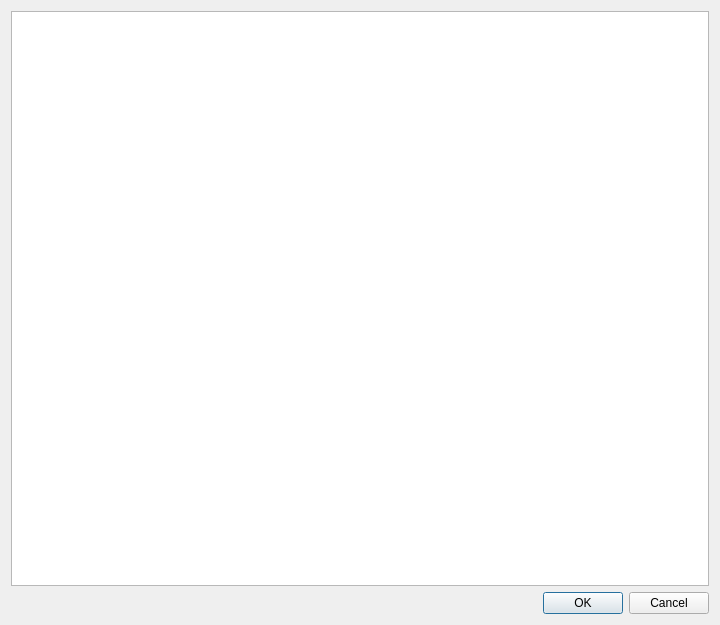
<?xml version="1.0" encoding="UTF-8"?>
<ui version="4.0">
 <class>ExportInstanceDialog</class>
 <widget class="QDialog" name="ExportInstanceDialog">
  <property name="geometry">
   <rect>
    <x>0</x>
    <y>0</y>
    <width>720</width>
    <height>625</height>
   </rect>
  </property>
  <property name="windowTitle">
   <string>Export Instance</string>
  </property>
  <layout class="QVBoxLayout" name="verticalLayout">
   <item>
    <widget class="QTreeView" name="treeView">
     <property name="alternatingRowColors">
      <bool>true</bool>
     </property>
     <property name="selectionMode">
      <enum>QAbstractItemView::ExtendedSelection</enum>
     </property>
     <property name="sortingEnabled">
      <bool>true</bool>
     </property>
     <attribute name="headerStretchLastSection">
      <bool>false</bool>
     </attribute>
    </widget>
   </item>
   <item>
    <widget class="QDialogButtonBox" name="buttonBox">
     <property name="orientation">
      <enum>Qt::Horizontal</enum>
     </property>
     <property name="standardButtons">
      <set>QDialogButtonBox::Cancel|QDialogButtonBox::Ok</set>
     </property>
    </widget>
   </item>
  </layout>
 </widget>
 <tabstops>
  <tabstop>treeView</tabstop>
 </tabstops>
 <resources/>
 <connections>
  <connection>
   <sender>buttonBox</sender>
   <signal>accepted()</signal>
   <receiver>ExportInstanceDialog</receiver>
   <slot>accept()</slot>
   <hints>
    <hint type="sourcelabel">
     <x>248</x>
     <y>254</y>
    </hint>
    <hint type="destinationlabel">
     <x>157</x>
     <y>274</y>
    </hint>
   </hints>
  </connection>
  <connection>
   <sender>buttonBox</sender>
   <signal>rejected()</signal>
   <receiver>ExportInstanceDialog</receiver>
   <slot>reject()</slot>
   <hints>
    <hint type="sourcelabel">
     <x>316</x>
     <y>260</y>
    </hint>
    <hint type="destinationlabel">
     <x>286</x>
     <y>274</y>
    </hint>
   </hints>
  </connection>
 </connections>
</ui>
